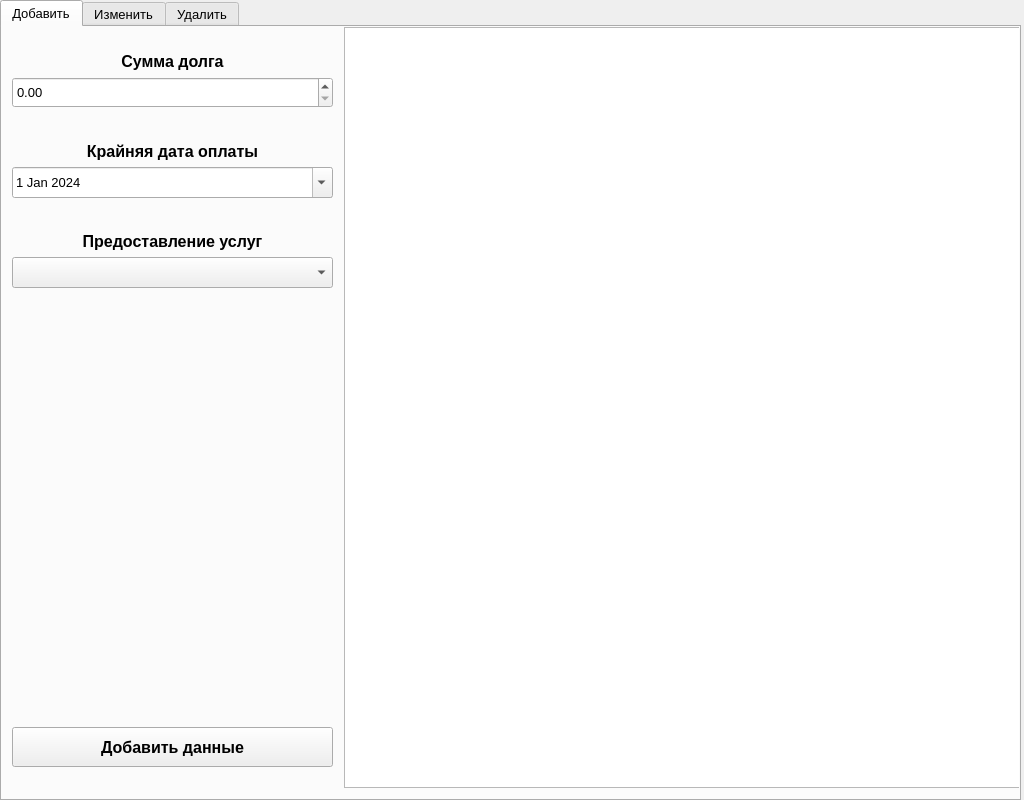
<?xml version="1.0" encoding="UTF-8"?>
<ui version="4.0">
 <class>DebtorsWindow</class>
 <widget class="QWidget" name="DebtorsWindow">
  <property name="geometry">
   <rect>
    <x>0</x>
    <y>0</y>
    <width>1024</width>
    <height>800</height>
   </rect>
  </property>
  <property name="minimumSize">
   <size>
    <width>1024</width>
    <height>800</height>
   </size>
  </property>
  <property name="maximumSize">
   <size>
    <width>1024</width>
    <height>800</height>
   </size>
  </property>
  <property name="windowTitle">
   <string>Редактирование списка должников</string>
  </property>
  <widget class="QTabWidget" name="tabWidget">
   <property name="geometry">
    <rect>
     <x>0</x>
     <y>0</y>
     <width>1021</width>
     <height>801</height>
    </rect>
   </property>
   <property name="font">
    <font>
     <pointsize>10</pointsize>
     <weight>50</weight>
     <bold>false</bold>
    </font>
   </property>
   <property name="currentIndex">
    <number>0</number>
   </property>
   <widget class="QWidget" name="tab">
    <property name="font">
     <font>
      <pointsize>10</pointsize>
      <weight>50</weight>
      <italic>false</italic>
      <bold>false</bold>
     </font>
    </property>
    <attribute name="title">
     <string>Добавить</string>
    </attribute>
    <widget class="QTableView" name="tableView">
     <property name="geometry">
      <rect>
       <x>342</x>
       <y>0</y>
       <width>676</width>
       <height>761</height>
      </rect>
     </property>
    </widget>
    <widget class="QPushButton" name="addPushButton">
     <property name="geometry">
      <rect>
       <x>10</x>
       <y>700</y>
       <width>321</width>
       <height>40</height>
      </rect>
     </property>
     <property name="font">
      <font>
       <family>Segoe UI</family>
       <pointsize>12</pointsize>
       <weight>75</weight>
       <italic>false</italic>
       <bold>true</bold>
      </font>
     </property>
     <property name="text">
      <string>Добавить данные</string>
     </property>
    </widget>
    <widget class="QLabel" name="label">
     <property name="geometry">
      <rect>
       <x>0</x>
       <y>20</y>
       <width>341</width>
       <height>30</height>
      </rect>
     </property>
     <property name="font">
      <font>
       <pointsize>12</pointsize>
       <weight>75</weight>
       <italic>false</italic>
       <bold>true</bold>
      </font>
     </property>
     <property name="text">
      <string>&lt;html&gt;&lt;head/&gt;&lt;body&gt;&lt;p align=&quot;center&quot;&gt;Сумма долга&lt;/p&gt;&lt;/body&gt;&lt;/html&gt;</string>
     </property>
     <property name="alignment">
      <set>Qt::AlignCenter</set>
     </property>
    </widget>
    <widget class="QLabel" name="label_2">
     <property name="geometry">
      <rect>
       <x>0</x>
       <y>110</y>
       <width>341</width>
       <height>30</height>
      </rect>
     </property>
     <property name="font">
      <font>
       <pointsize>12</pointsize>
       <weight>75</weight>
       <italic>false</italic>
       <bold>true</bold>
      </font>
     </property>
     <property name="text">
      <string>&lt;html&gt;&lt;head/&gt;&lt;body&gt;&lt;p align=&quot;center&quot;&gt;Крайняя дата оплаты&lt;/p&gt;&lt;/body&gt;&lt;/html&gt;</string>
     </property>
    </widget>
    <widget class="QLabel" name="label_3">
     <property name="geometry">
      <rect>
       <x>0</x>
       <y>200</y>
       <width>341</width>
       <height>30</height>
      </rect>
     </property>
     <property name="font">
      <font>
       <pointsize>12</pointsize>
       <weight>75</weight>
       <italic>false</italic>
       <bold>true</bold>
      </font>
     </property>
     <property name="text">
      <string>&lt;html&gt;&lt;head/&gt;&lt;body&gt;&lt;p align=&quot;center&quot;&gt;Предоставление услуг&lt;/p&gt;&lt;/body&gt;&lt;/html&gt;</string>
     </property>
     <property name="alignment">
      <set>Qt::AlignCenter</set>
     </property>
    </widget>
    <widget class="QDoubleSpinBox" name="addDoubleSpinBox">
     <property name="geometry">
      <rect>
       <x>10</x>
       <y>50</y>
       <width>321</width>
       <height>31</height>
      </rect>
     </property>
     <property name="maximum">
      <double>9999999.990000000223517</double>
     </property>
     <property name="singleStep">
      <double>10.000000000000000</double>
     </property>
    </widget>
    <widget class="QDateEdit" name="addDateEdit">
     <property name="geometry">
      <rect>
       <x>10</x>
       <y>140</y>
       <width>321</width>
       <height>31</height>
      </rect>
     </property>
     <property name="minimumDate">
      <date>
       <year>2000</year>
       <month>1</month>
       <day>1</day>
      </date>
     </property>
     <property name="calendarPopup">
      <bool>true</bool>
     </property>
     <property name="date">
      <date>
       <year>2024</year>
       <month>1</month>
       <day>1</day>
      </date>
     </property>
    </widget>
    <widget class="QComboBox" name="addComboBox">
     <property name="geometry">
      <rect>
       <x>10</x>
       <y>230</y>
       <width>321</width>
       <height>31</height>
      </rect>
     </property>
     <property name="currentIndex">
      <number>-1</number>
     </property>
    </widget>
    <widget class="QLabel" name="label_img">
     <property name="geometry">
      <rect>
       <x>0</x>
       <y>-30</y>
       <width>1021</width>
       <height>801</height>
      </rect>
     </property>
     <property name="text">
      <string>&lt;html&gt;&lt;head/&gt;&lt;body&gt;&lt;p&gt;&lt;img src=&quot;:/othmedwin.png&quot;/&gt;&lt;/p&gt;&lt;/body&gt;&lt;/html&gt;</string>
     </property>
    </widget>
    <zorder>label_img</zorder>
    <zorder>tableView</zorder>
    <zorder>addPushButton</zorder>
    <zorder>label</zorder>
    <zorder>label_2</zorder>
    <zorder>label_3</zorder>
    <zorder>addDoubleSpinBox</zorder>
    <zorder>addDateEdit</zorder>
    <zorder>addComboBox</zorder>
   </widget>
   <widget class="QWidget" name="tab_2">
    <attribute name="title">
     <string>Изменить</string>
    </attribute>
    <widget class="QLabel" name="label_11">
     <property name="geometry">
      <rect>
       <x>0</x>
       <y>20</y>
       <width>341</width>
       <height>30</height>
      </rect>
     </property>
     <property name="font">
      <font>
       <pointsize>12</pointsize>
       <weight>75</weight>
       <bold>true</bold>
      </font>
     </property>
     <property name="text">
      <string>&lt;html&gt;&lt;head/&gt;&lt;body&gt;&lt;p align=&quot;center&quot;&gt;Должник&lt;/p&gt;&lt;/body&gt;&lt;/html&gt;</string>
     </property>
     <property name="alignment">
      <set>Qt::AlignCenter</set>
     </property>
    </widget>
    <widget class="QTableView" name="updateTableView">
     <property name="geometry">
      <rect>
       <x>342</x>
       <y>0</y>
       <width>676</width>
       <height>760</height>
      </rect>
     </property>
    </widget>
    <widget class="QLabel" name="label_12">
     <property name="geometry">
      <rect>
       <x>0</x>
       <y>200</y>
       <width>341</width>
       <height>30</height>
      </rect>
     </property>
     <property name="font">
      <font>
       <pointsize>12</pointsize>
       <weight>75</weight>
       <bold>true</bold>
      </font>
     </property>
     <property name="text">
      <string>&lt;html&gt;&lt;head/&gt;&lt;body&gt;&lt;p align=&quot;center&quot;&gt;Крайняя дата оплаты&lt;/p&gt;&lt;/body&gt;&lt;/html&gt;</string>
     </property>
    </widget>
    <widget class="QLabel" name="label_13">
     <property name="geometry">
      <rect>
       <x>0</x>
       <y>290</y>
       <width>341</width>
       <height>30</height>
      </rect>
     </property>
     <property name="font">
      <font>
       <pointsize>12</pointsize>
       <weight>75</weight>
       <bold>true</bold>
      </font>
     </property>
     <property name="text">
      <string>&lt;html&gt;&lt;head/&gt;&lt;body&gt;&lt;p align=&quot;center&quot;&gt;Предоставление услуг&lt;/p&gt;&lt;/body&gt;&lt;/html&gt;</string>
     </property>
     <property name="alignment">
      <set>Qt::AlignCenter</set>
     </property>
    </widget>
    <widget class="QPushButton" name="updatePushButton">
     <property name="geometry">
      <rect>
       <x>10</x>
       <y>700</y>
       <width>321</width>
       <height>40</height>
      </rect>
     </property>
     <property name="font">
      <font>
       <family>Segoe UI</family>
       <pointsize>12</pointsize>
       <weight>75</weight>
       <italic>false</italic>
       <bold>true</bold>
      </font>
     </property>
     <property name="text">
      <string>Изменить данные</string>
     </property>
    </widget>
    <widget class="QLineEdit" name="updLineEdit">
     <property name="enabled">
      <bool>false</bool>
     </property>
     <property name="geometry">
      <rect>
       <x>0</x>
       <y>0</y>
       <width>16</width>
       <height>16</height>
      </rect>
     </property>
    </widget>
    <widget class="QDoubleSpinBox" name="updDoubleSpinBox">
     <property name="geometry">
      <rect>
       <x>10</x>
       <y>140</y>
       <width>321</width>
       <height>31</height>
      </rect>
     </property>
     <property name="maximum">
      <double>9999999.990000000223517</double>
     </property>
     <property name="singleStep">
      <double>10.000000000000000</double>
     </property>
    </widget>
    <widget class="QDateEdit" name="updDateEdit">
     <property name="geometry">
      <rect>
       <x>10</x>
       <y>230</y>
       <width>321</width>
       <height>31</height>
      </rect>
     </property>
     <property name="minimumDate">
      <date>
       <year>2000</year>
       <month>1</month>
       <day>1</day>
      </date>
     </property>
     <property name="calendarPopup">
      <bool>true</bool>
     </property>
     <property name="date">
      <date>
       <year>2024</year>
       <month>1</month>
       <day>1</day>
      </date>
     </property>
    </widget>
    <widget class="QComboBox" name="updComboBox">
     <property name="geometry">
      <rect>
       <x>10</x>
       <y>320</y>
       <width>321</width>
       <height>31</height>
      </rect>
     </property>
    </widget>
    <widget class="QLabel" name="label_14">
     <property name="geometry">
      <rect>
       <x>0</x>
       <y>110</y>
       <width>341</width>
       <height>30</height>
      </rect>
     </property>
     <property name="font">
      <font>
       <pointsize>12</pointsize>
       <weight>75</weight>
       <bold>true</bold>
      </font>
     </property>
     <property name="text">
      <string>&lt;html&gt;&lt;head/&gt;&lt;body&gt;&lt;p align=&quot;center&quot;&gt;Сумма долга&lt;/p&gt;&lt;/body&gt;&lt;/html&gt;</string>
     </property>
     <property name="alignment">
      <set>Qt::AlignCenter</set>
     </property>
    </widget>
    <widget class="QLineEdit" name="updLineEdit_2">
     <property name="enabled">
      <bool>false</bool>
     </property>
     <property name="geometry">
      <rect>
       <x>10</x>
       <y>50</y>
       <width>321</width>
       <height>31</height>
      </rect>
     </property>
    </widget>
    <widget class="QLabel" name="label_img_2">
     <property name="geometry">
      <rect>
       <x>0</x>
       <y>-30</y>
       <width>1021</width>
       <height>801</height>
      </rect>
     </property>
     <property name="text">
      <string>&lt;html&gt;&lt;head/&gt;&lt;body&gt;&lt;p&gt;&lt;img src=&quot;:/othmedwin.png&quot;/&gt;&lt;/p&gt;&lt;/body&gt;&lt;/html&gt;</string>
     </property>
    </widget>
    <zorder>label_img_2</zorder>
    <zorder>label_11</zorder>
    <zorder>updateTableView</zorder>
    <zorder>label_12</zorder>
    <zorder>label_13</zorder>
    <zorder>updatePushButton</zorder>
    <zorder>updLineEdit</zorder>
    <zorder>updDoubleSpinBox</zorder>
    <zorder>updDateEdit</zorder>
    <zorder>updComboBox</zorder>
    <zorder>label_14</zorder>
    <zorder>updLineEdit_2</zorder>
   </widget>
   <widget class="QWidget" name="tab_3">
    <attribute name="title">
     <string>Удалить</string>
    </attribute>
    <widget class="QPushButton" name="delPushButton">
     <property name="geometry">
      <rect>
       <x>10</x>
       <y>700</y>
       <width>321</width>
       <height>40</height>
      </rect>
     </property>
     <property name="font">
      <font>
       <family>Segoe UI</family>
       <pointsize>12</pointsize>
       <weight>75</weight>
       <italic>false</italic>
       <bold>true</bold>
      </font>
     </property>
     <property name="text">
      <string>Удалить данные</string>
     </property>
    </widget>
    <widget class="QLineEdit" name="delLineEdit">
     <property name="enabled">
      <bool>false</bool>
     </property>
     <property name="geometry">
      <rect>
       <x>0</x>
       <y>0</y>
       <width>16</width>
       <height>16</height>
      </rect>
     </property>
    </widget>
    <widget class="QLabel" name="label_24">
     <property name="geometry">
      <rect>
       <x>0</x>
       <y>110</y>
       <width>341</width>
       <height>30</height>
      </rect>
     </property>
     <property name="font">
      <font>
       <pointsize>12</pointsize>
       <weight>75</weight>
       <bold>true</bold>
      </font>
     </property>
     <property name="text">
      <string>&lt;html&gt;&lt;head/&gt;&lt;body&gt;&lt;p align=&quot;center&quot;&gt;Сумма долга&lt;/p&gt;&lt;/body&gt;&lt;/html&gt;</string>
     </property>
     <property name="alignment">
      <set>Qt::AlignCenter</set>
     </property>
    </widget>
    <widget class="QTableView" name="delTableView">
     <property name="geometry">
      <rect>
       <x>342</x>
       <y>0</y>
       <width>676</width>
       <height>760</height>
      </rect>
     </property>
    </widget>
    <widget class="QLabel" name="label_26">
     <property name="geometry">
      <rect>
       <x>0</x>
       <y>290</y>
       <width>341</width>
       <height>30</height>
      </rect>
     </property>
     <property name="font">
      <font>
       <pointsize>12</pointsize>
       <weight>75</weight>
       <bold>true</bold>
      </font>
     </property>
     <property name="text">
      <string>&lt;html&gt;&lt;head/&gt;&lt;body&gt;&lt;p align=&quot;center&quot;&gt;Предоставление услуг&lt;/p&gt;&lt;/body&gt;&lt;/html&gt;</string>
     </property>
     <property name="alignment">
      <set>Qt::AlignCenter</set>
     </property>
    </widget>
    <widget class="QLabel" name="label_27">
     <property name="geometry">
      <rect>
       <x>0</x>
       <y>200</y>
       <width>341</width>
       <height>30</height>
      </rect>
     </property>
     <property name="font">
      <font>
       <pointsize>12</pointsize>
       <weight>75</weight>
       <bold>true</bold>
      </font>
     </property>
     <property name="text">
      <string>&lt;html&gt;&lt;head/&gt;&lt;body&gt;&lt;p align=&quot;center&quot;&gt;Крайняя дата оплаты&lt;/p&gt;&lt;/body&gt;&lt;/html&gt;</string>
     </property>
    </widget>
    <widget class="QDoubleSpinBox" name="delDoubleSpinBox">
     <property name="geometry">
      <rect>
       <x>10</x>
       <y>140</y>
       <width>321</width>
       <height>31</height>
      </rect>
     </property>
     <property name="maximum">
      <double>9999999.990000000223517</double>
     </property>
     <property name="singleStep">
      <double>10.000000000000000</double>
     </property>
    </widget>
    <widget class="QDateEdit" name="delDateEdit">
     <property name="geometry">
      <rect>
       <x>10</x>
       <y>230</y>
       <width>321</width>
       <height>31</height>
      </rect>
     </property>
     <property name="minimumDate">
      <date>
       <year>2000</year>
       <month>1</month>
       <day>1</day>
      </date>
     </property>
     <property name="calendarPopup">
      <bool>true</bool>
     </property>
     <property name="date">
      <date>
       <year>2024</year>
       <month>1</month>
       <day>1</day>
      </date>
     </property>
    </widget>
    <widget class="QComboBox" name="delComboBox">
     <property name="geometry">
      <rect>
       <x>10</x>
       <y>320</y>
       <width>321</width>
       <height>31</height>
      </rect>
     </property>
    </widget>
    <widget class="QLabel" name="label_15">
     <property name="geometry">
      <rect>
       <x>0</x>
       <y>20</y>
       <width>341</width>
       <height>30</height>
      </rect>
     </property>
     <property name="font">
      <font>
       <pointsize>12</pointsize>
       <weight>75</weight>
       <bold>true</bold>
      </font>
     </property>
     <property name="text">
      <string>&lt;html&gt;&lt;head/&gt;&lt;body&gt;&lt;p align=&quot;center&quot;&gt;Должник&lt;/p&gt;&lt;/body&gt;&lt;/html&gt;</string>
     </property>
     <property name="alignment">
      <set>Qt::AlignCenter</set>
     </property>
    </widget>
    <widget class="QLineEdit" name="delLineEdit_2">
     <property name="enabled">
      <bool>false</bool>
     </property>
     <property name="geometry">
      <rect>
       <x>10</x>
       <y>50</y>
       <width>321</width>
       <height>31</height>
      </rect>
     </property>
    </widget>
    <widget class="QLabel" name="label_img_3">
     <property name="geometry">
      <rect>
       <x>0</x>
       <y>-30</y>
       <width>1021</width>
       <height>801</height>
      </rect>
     </property>
     <property name="text">
      <string>&lt;html&gt;&lt;head/&gt;&lt;body&gt;&lt;p&gt;&lt;img src=&quot;:/othmedwin.png&quot;/&gt;&lt;/p&gt;&lt;/body&gt;&lt;/html&gt;</string>
     </property>
    </widget>
    <zorder>label_img_3</zorder>
    <zorder>delPushButton</zorder>
    <zorder>delLineEdit</zorder>
    <zorder>label_24</zorder>
    <zorder>delTableView</zorder>
    <zorder>label_26</zorder>
    <zorder>label_27</zorder>
    <zorder>delDoubleSpinBox</zorder>
    <zorder>delDateEdit</zorder>
    <zorder>delComboBox</zorder>
    <zorder>label_15</zorder>
    <zorder>delLineEdit_2</zorder>
   </widget>
  </widget>
 </widget>
 <resources/>
 <connections/>
</ui>
